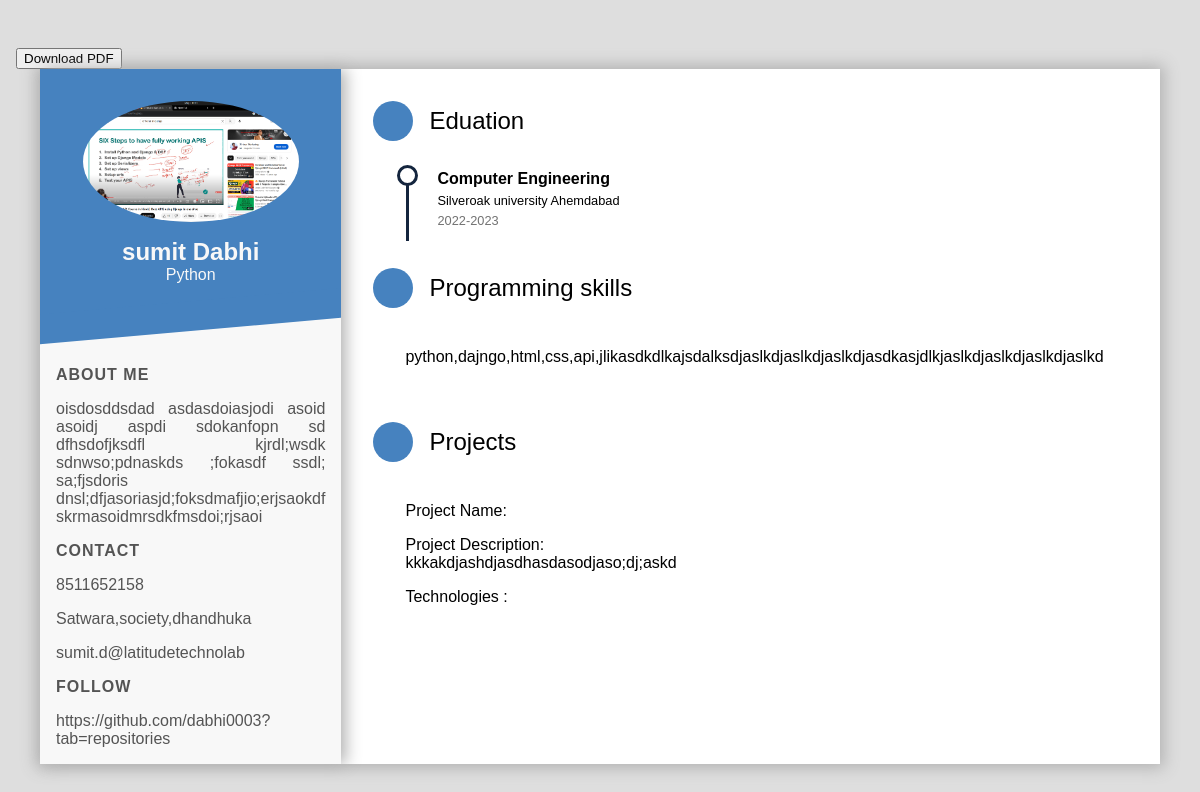
The page /core/template2/ on the database as committed earlier.
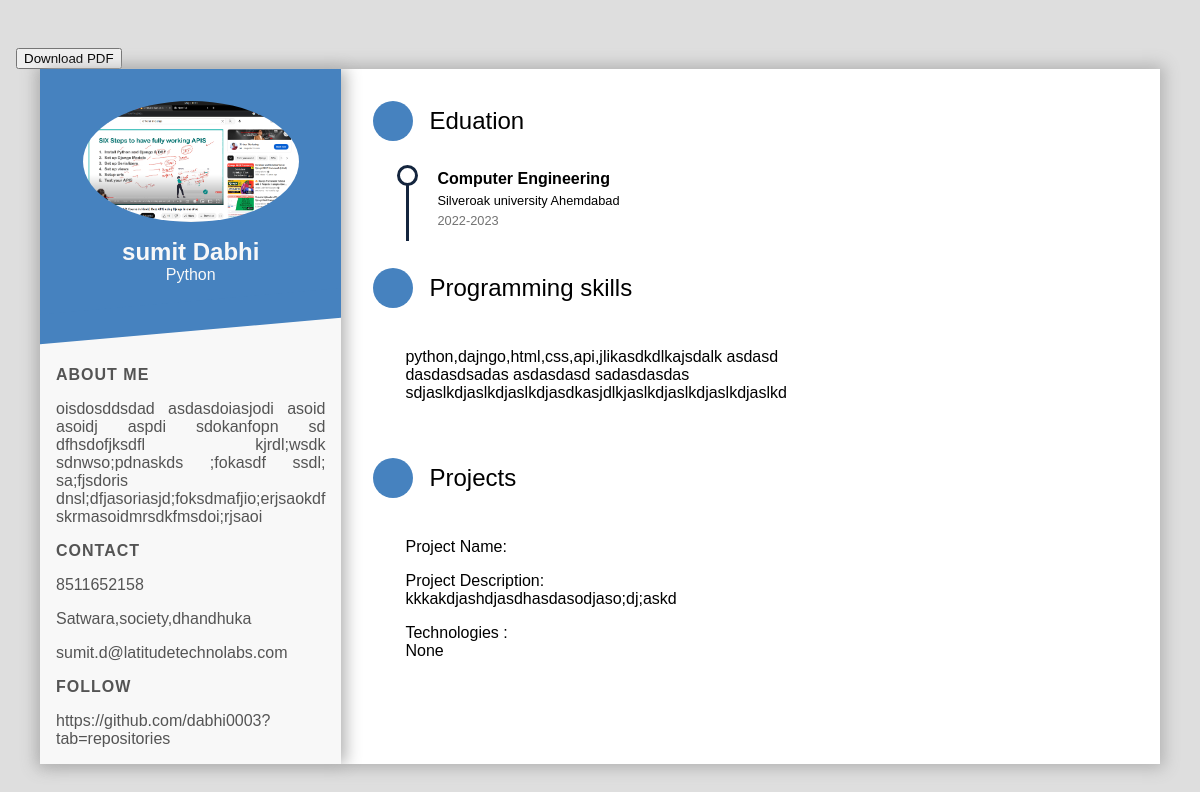
The same page on the database as committed later.
### core/models.py (models this page shows, shortened)
class Resume(models.Model):
    user=models.ForeignKey(User, on_delete=models.CASCADE,null=True,blank=True)
    first_name = models.CharField(max_length=100)
    last_name = models.CharField(max_length=100)
    contact_number = models.CharField(max_length=20)
    email = models.EmailField()
    address = models.CharField(max_length=200)
    github_link = models.URLField(blank=True)
    linkedin_link = models.URLField(blank=True)
    professional_summary = models.CharField(max_length=350,blank=True,null=True)
    degree = models.CharField(max_length=100)
    institution = models.CharField(max_length=200)
    int_address = models.CharField(max_length=100,blank=True,null=True)
    year = models.CharField(max_length=10)
    courses = models.TextField()
    job_title = models.CharField(max_length=100,null=True,blank=True)
    company = models.CharField(max_length=200,null=True,blank=True)
    location = models.CharField(max_length=100,null=True,blank=True)
    start_date = models.DateField(null=True,blank=True)
    end_date = models.DateField(null=True,blank=True)
    description = models.CharField(max_length=150,null=True,blank=True)
    name = models.CharField(max_length=150,blank=True,null=True)
    title = models.CharField(max_length=100,blank=True)
    project_description = models.CharField(max_length=150,blank=True,null=True)
    technologies = models.CharField(max_length=200,blank=True,null=True)
    image=models.ImageField(upload_to='profile/',null=True,blank=True)

### core/views.py (the view)
# urls.py: path("template2/",TemplateView2.as_view(),name="template2"),
class TemplateView2(View):
    def get(self,request):
        details=Resume.objects.latest('id')
        return render(request,"template2.html",{"details":[details]})

### core/templates/template2.html (shortened to what this page needs)
<html>
<body>
  <button id="download-btn" class="exclude-from-pdf">Download PDF</button>
{% for data in details %}
<div class="wrapper">
    <div class="intro">
      <div class="profile">
        <div class="photo">
          <img src="{{data.image.url}}">
        </div>
        <div class="bio">
          <h1 class="name">{{data.first_name}} {{data.last_name}}</h1>
          <p class="profession">{{data.job_title}}</p>
        </div>
      </div>
      <div class="intro-section about">
        <h1 class="title">about me</h1>
        <p class="paragraph">
          {{data.professional_summary}}
        </p>
      </div>
      <div class="intro-section contact">
        <h1 class="title">Contact</h1>
        <div class="info-section">
          <span>{{data.contact_number}}</span>
        </div>
        <div class="info-section">
          <span>{{data.address}}</span>
        </div>
        <div class="info-section">
          <span>{{data.email}}</span>
        </div>
      </div>
      <div class="intro-section follow">
        <h1 class="title">Follow</h1>
        <div class="info-section link">
          <a target="_blank" rel="author" href="{{data.github_link}}">
            <span>{{data.linkedin_link}}</span>
          </a>
        </div>
      </div>
    </div>
    <div class="detail">
      <div class="detail-section edu">
        <div class="detail-title">
          <div class="title-icon">
          </div>
          <span>Eduation</span>
        </div>
        <div class="detail-content">
          <div class="timeline-block">
            <h1>{{data.courses}}</h1>
            <p>{{data.institution}}  {{data.int_address}}</p>
            <time>{{data.year}}</time>
          </div>
        </div>
      </div>
      <div class="detail-section pg-skill">
        <div class="detail-title">
          <div class="title-icon">
          </div>
          <span>Programming skills</span>
        </div>
        <div class="detail-content">
          <ul class="pg-list">
            <li>
              <span>{{data.name}}</span>
            </li>
          </ul>
        </div>
      </div>
      <div class="detail-section pg-skill">
        <div class="detail-title">
          <div class="title-icon">
          </div>
          <span>Projects</span>
        </div>
        <div class="detail-content">
          <ul class="pg-list">
                <p id="more-about">Project Name:<br></p>
                <p id="more-about">Project Description:<br><span>{{data.project_description}}</span></p>
                <p id="more-about">Technologies :<br><span>{{data.technologies }}</span></p>
          </ul>
        </div>
      </div>
          </div>
        </div>
  {% endfor %}
</body>
</html>

Rows that differ between the two databases and show on the page:
changed Resume "sumit": email "sumit.d@latitudetechnolab" → "sumit.d@latitudetechnolabs.com"; name "python,dajngo,html,css,api,jlikasdkdlkajsdalksdjaslkdjaslkdjaslkdjasdkasjdlkjaslkdjaslkdjaslkdjaslkd" → "python,dajngo,html,css,api,jlikasdkdlkajsdalk asdasd dasdasdsadas asdasdasd sadasdasdas sdjaslkdjaslkdjaslkdjasdkasjdlkjaslkdjaslkdjaslkdjaslkd"; technologies (not shown) → "None"
